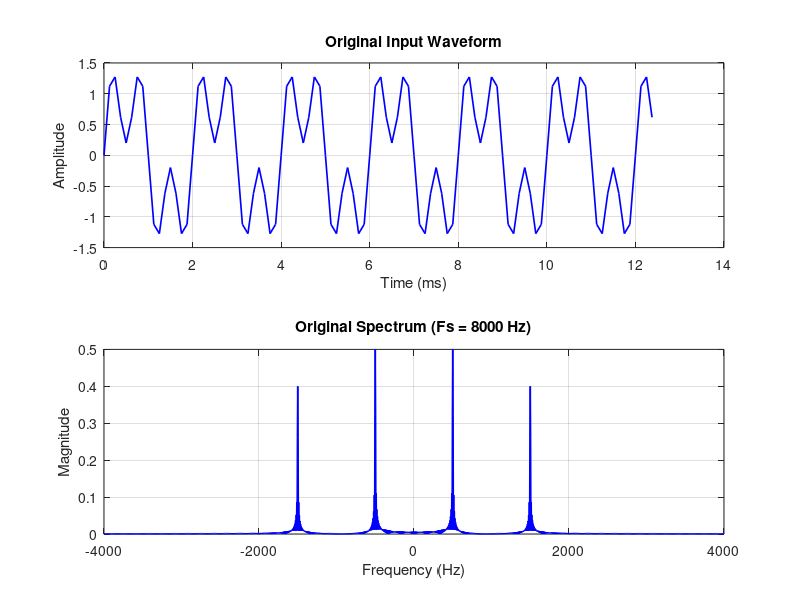
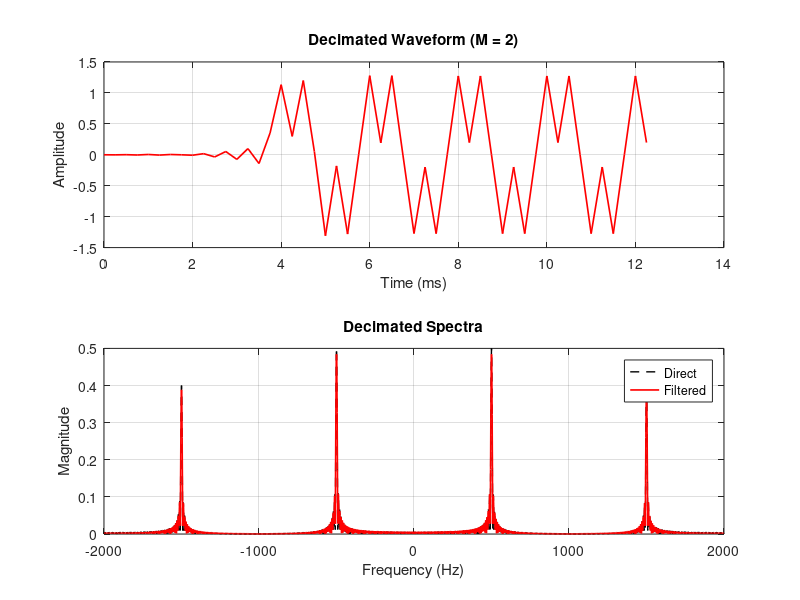
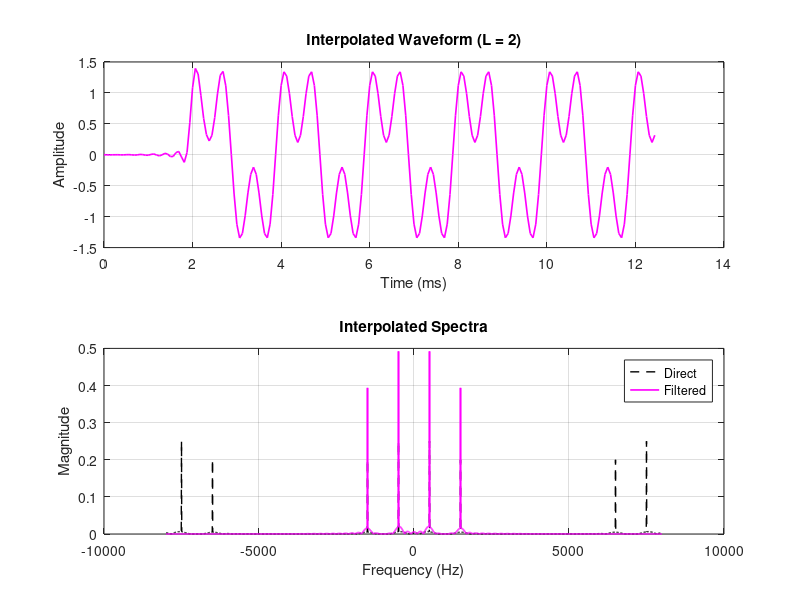

MATLAB code to generate these figures, in order:

clc;
clear;
close all;

%% 1. SIGNAL GENERATION
Fs = 8000;
f1 = 500;
f2 = 1500;

M = 2;
L = 2;

N = 1000;

fc_dec = 1800;
fc_interp = 3600;

n = 0:N-1;
t = n/Fs;

x = sin(2*pi*f1*t) + 0.8*sin(2*pi*f2*t);

%% 2. DECIMATION

% Direct downsampling
x_down_direct = x(1:M:end);
Fs_dec = Fs/M;

% Anti-aliasing filter
b_dec = fir1(60,fc_dec/(Fs/2));

x_dec_filtered = filter(b_dec,1,x);
x_dec = x_dec_filtered(1:M:end);

%% 3. INTERPOLATION

% Upsampling
x_up = zeros(1,length(x)*L);
x_up(1:L:end) = x;

Fs_interp = Fs*L;

% Anti-imaging filter
b_interp = L*fir1(60,fc_interp/(Fs_interp/2));

x_interp_filtered = filter(b_interp,1,x_up);

%% 4. COMMAND WINDOW DISPLAY

fprintf('\n============================================\n');
fprintf(' EXPERIMENT 12: MULTIRATE SIGNAL PROCESSING\n');
fprintf('============================================\n');

fprintf('Original Sampling Frequency : %d Hz\n',Fs);
fprintf('Decimation Factor : %d\n',M);
fprintf('Sampling Frequency after Decimation : %d Hz\n\n',Fs_dec);

fprintf('Interpolation Factor : %d\n',L);
fprintf('Sampling Frequency after Interpolation : %d Hz\n\n',Fs_interp);

fprintf('Signal Lengths:\n');
fprintf('Original Signal : %d samples\n',length(x));
fprintf('Decimated Signal : %d samples\n',length(x_dec));
fprintf('Interpolated Signal : %d samples\n',length(x_interp_filtered));

fprintf('\nStatus: Decimation and Interpolation completed successfully.\n');
fprintf('============================================\n');

%% 5. SPECTRUM COMPUTATION

Nfft = 2048;

% Original signal
X = fftshift(fft(x,Nfft));
X_mag = abs(X)/length(x);
f_x = (-Nfft/2:Nfft/2-1)*(Fs/Nfft);

% Direct decimated signal
X1 = fftshift(fft(x_down_direct,Nfft));
X_down_mag = abs(X1)/length(x_down_direct);
f_down = (-Nfft/2:Nfft/2-1)*(Fs_dec/Nfft);

% Filtered decimated signal
X2 = fftshift(fft(x_dec,Nfft));
X_dec_mag = abs(X2)/length(x_dec);
f_dec = (-Nfft/2:Nfft/2-1)*(Fs_dec/Nfft);

% Upsampled signal
X3 = fftshift(fft(x_up,Nfft));
X_up_mag = abs(X3)/length(x_up);
f_up = (-Nfft/2:Nfft/2-1)*(Fs_interp/Nfft);

% Filtered interpolated signal
X4 = fftshift(fft(x_interp_filtered,Nfft));
X_interp_mag = abs(X4)/length(x_interp_filtered);
f_interp = (-Nfft/2:Nfft/2-1)*(Fs_interp/Nfft);

%% 6. SUBFIGURE 12A: ORIGINAL SIGNAL

figure;

subplot(2,1,1);
plot(t(1:100)*1000,x(1:100),'b','LineWidth',1.2);
grid on;
title('Original Input Waveform');
xlabel('Time (ms)');
ylabel('Amplitude');

subplot(2,1,2);
plot(f_x,X_mag,'b','LineWidth',1.2);
grid on;
title('Original Spectrum (Fs = 8000 Hz)');
xlabel('Frequency (Hz)');
ylabel('Magnitude');

print(gcf,'-dpng','-r300','Exp12_SubfigA_Original.png');

%% 7. SUBFIGURE 12B: DECIMATED SIGNAL

figure;

t_dec = (0:length(x_dec)-1)/Fs_dec;

subplot(2,1,1);
plot(t_dec(1:50)*1000,x_dec(1:50),'r','LineWidth',1.2);
grid on;
title('Decimated Waveform (M = 2)');
xlabel('Time (ms)');
ylabel('Amplitude');

subplot(2,1,2);
plot(f_down,X_down_mag,'k--','LineWidth',1);
hold on;
plot(f_dec,X_dec_mag,'r','LineWidth',1.2);
grid on;
title('Decimated Spectra');
xlabel('Frequency (Hz)');
ylabel('Magnitude');
legend('Direct','Filtered');

print(gcf,'-dpng','-r300','Exp12_SubfigB_Decimated.png');

%% 8. SUBFIGURE 12C: INTERPOLATED SIGNAL

figure;

t_interp = (0:length(x_interp_filtered)-1)/Fs_interp;

subplot(2,1,1);
plot(t_interp(1:200)*1000,x_interp_filtered(1:200),'m','LineWidth',1.2);
grid on;
title('Interpolated Waveform (L = 2)');
xlabel('Time (ms)');
ylabel('Amplitude');

subplot(2,1,2);
plot(f_up,X_up_mag,'k--','LineWidth',1);
hold on;
plot(f_interp,X_interp_mag,'m','LineWidth',1.2);
grid on;
title('Interpolated Spectra');
xlabel('Frequency (Hz)');
ylabel('Magnitude');
legend('Direct','Filtered');

print(gcf,'-dpng','-r300','Exp12_SubfigC_Interpolated.png');

%% 9. COMPLETED

disp('All graphs generated successfully.');
disp('All three figures saved as PNG files.');
